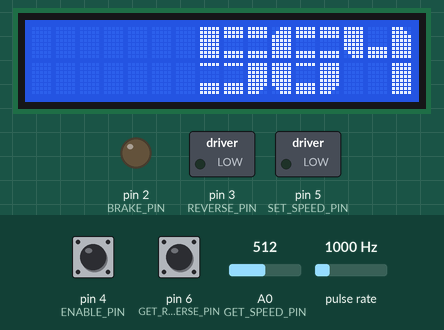
This sketch was run on a simulated Arduino Uno, built with avr-gcc and run on an emulated ATmega328P. Parts: 16×2 character LCD, switched loads named in the sketch (green lamp = pin HIGH), output pins drawn as LEDs (lit = HIGH). Wiring (inferred from the names in the program): pulse sensor: data pin 12. The inputs (shaded band) are chosen by the test bench; at power-on: A0 (GET_SPEED_PIN) = 512, pulse rate 1000 Hz, pin 4 (ENABLE_PIN) HIGH, pin 6 (GET_REVERSE_PIN) HIGH. What the sketch prints to the serial monitor is not drawn.

Above: at 1.3 s.
1.4 s: A0 (GET_SPEED_PIN) set to 563
2.9 s: A0 (GET_SPEED_PIN) set to 586
At 3.71 s:
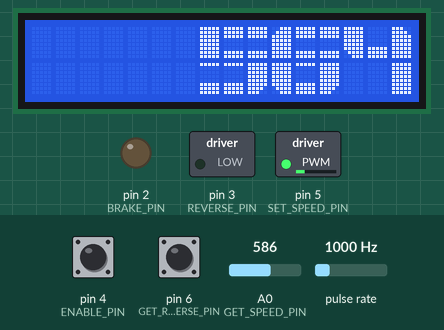
5.3 s: pulse rate (sensor on pin 12) set to 100 Hz
7.2 s: A0 (GET_SPEED_PIN) set to 511
At 7.45 s:
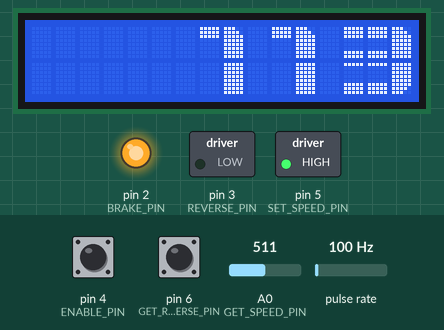
9.5 s: A0 (GET_SPEED_PIN) set to 440
At 10.6 s:
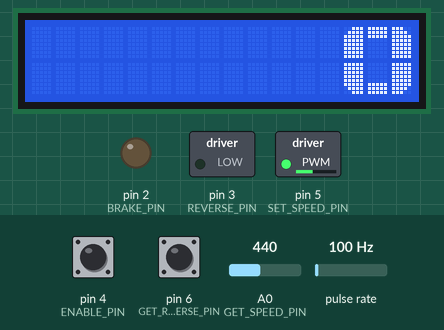
11.8 s: A0 (GET_SPEED_PIN) set to 306
At 12.67 s:
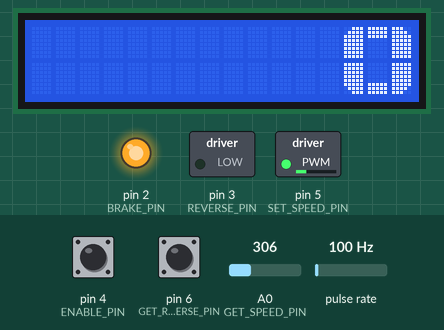
Timing chart, 0 to 14.7 s (numbered marks = the images above; inputs shaded):
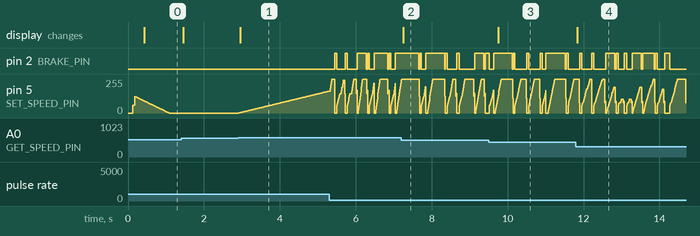

The sketch:

drill.ino
```cpp
#include "Display.h"

/*
  HINT
  "dutyCycle" is pwm duty cycle value 0 - 255 range
  "frequency" is calculated from pulse widthes from optical reader value 0 - maxFrequency range
  "speed" potentiometer value to change dutyCycle value 0 - 1023 range
*/

const int motorStartBias = 15;
const int minFrequency = 450;
const int loadLedBlinkInterval = 300;
const int displayRenderInterval = 600;
const int overloadMaxTries = 4;
const int notRunningMaxCount = 3;
const float gearRatio = 1.77;

unsigned long previousLoadLedBlinkTime = 0;
unsigned long previousDisplayRenderTime = 0;
int previousDerrivativeError = 0;
int previousIntegralError = 0;
int overloadsCount = 0;
int notRunningCount = 0;
int speedDutyCycle;
int prevTachoHighPulse = 0;
int prevTachoLowPulse = 0;
int prevSpeedValue = 0;


float speedAdjust = 0.0;
float detectedMaxFrequency = 1820;

bool isEnable = false;
bool isReversed = false;
bool reverse = false;
bool isOnBrakes = false;
bool isRunning = false;
bool isOverloaded = false;
bool noReservePower = false;

#define GET_SPEED_PIN    A0
#define OVERLOAD_LED_PIN A1
#define BRAKE_PIN        2
#define REVERSE_PIN      3
#define ENABLE_PIN       4
#define SET_SPEED_PIN    5
#define GET_REVERSE_PIN  6
#define TACHO_PIN        12

void setup() {
  Serial.begin(9600);
  pinMode(TACHO_PIN, INPUT);
  pinMode(SET_SPEED_PIN, OUTPUT);
  digitalWrite(SET_SPEED_PIN, LOW);
  pinMode(ENABLE_PIN, INPUT_PULLUP);
  pinMode(BRAKE_PIN, OUTPUT);
  digitalWrite(BRAKE_PIN, LOW);
  pinMode(GET_REVERSE_PIN, INPUT_PULLUP);
  pinMode(REVERSE_PIN, OUTPUT);
  digitalWrite(REVERSE_PIN, LOW);

  displayInit();
}

void overloadLedSetBehavior(int behavior) {
  unsigned long currentMillis = millis();

  /*
    behavior:
      0 = "off"
      1 = "on"
      2 = "blink"
  */

  switch (behavior) {
    case 0:
      digitalWrite(OVERLOAD_LED_PIN, LOW);
    break;

    case 1:
      digitalWrite(OVERLOAD_LED_PIN, HIGH);
    break;

    case 2:
      if (currentMillis - previousLoadLedBlinkTime >= loadLedBlinkInterval) {
        previousLoadLedBlinkTime = millis();

        digitalWrite(OVERLOAD_LED_PIN, HIGH);
      } else {
        digitalWrite(OVERLOAD_LED_PIN, LOW);
      }
    break;
  }
}

void setMotorToReverse(bool reverseSwitch) {
  if (reverseSwitch && !isReversed) {
    digitalWrite(REVERSE_PIN, HIGH);

    isReversed = true;
  }

  if (!reverseSwitch && isReversed) {
    digitalWrite(REVERSE_PIN, LOW);

    isReversed = false;
  }
}

void motorBrakes(bool brakeSwitch, String dbgMsg = "") {
  if (brakeSwitch && !isOnBrakes) {
    speedDutyCycle = 0;

    digitalWrite(BRAKE_PIN, HIGH);
    setSpeed(0);

    isOnBrakes = true;
  }

  if (!brakeSwitch && isOnBrakes) {
    digitalWrite(BRAKE_PIN, LOW);

    isOnBrakes = false;
  }

  if (dbgMsg.length() > 0) {
    // Serial.println("brakes func msg: " + dbgMsg);
  }
}

int calculateFrequencyOnSpindle(float frequency) {
  return ceil(frequency / gearRatio);
}

float calculateFrequency(int period) {
  int frequency;

  frequency = (period == 0) ? 0 : round(1000000.0 / period);

  return frequency;
}

int normalizeSpeedToFrequency(int speed) { //converts range 0 - 1023 to range of 0 - max frequency
  return round(speed * (float) detectedMaxFrequency / 1023);
}

int normalizeDutyCycleToFrequency(int dutyCycle) {
  return round(dutyCycle * (float) detectedMaxFrequency / 255);
}

int normalizeFrequencyToDutyCycle(float frequency) {
  return round(frequency * (255.0 / detectedMaxFrequency));
}

int normalizeSpeedToDutyCycle(int speed) {
  return map(speed, 0, 1023, 0, 255);
}

void setSpeed(int speedValue) {
  analogWrite(SET_SPEED_PIN, speedValue);
}

bool start(int getSpeedValue) {
  int getSpeedValueNormalized;
  int minStartValue = motorStartBias * 3;

  getSpeedValueNormalized = normalizeSpeedToDutyCycle(getSpeedValue);

  Serial.println("start func");

  if (getSpeedValueNormalized < minStartValue) {
    getSpeedValueNormalized = minStartValue;
  }

  if (speedDutyCycle < getSpeedValueNormalized && getSpeedValueNormalized - speedDutyCycle > motorStartBias) {
    if (speedDutyCycle == 0) {
      speedDutyCycle = minStartValue;
    }

    speedDutyCycle = speedDutyCycle + motorStartBias;
    setSpeed(speedDutyCycle);

    return false;
  } else {
    speedDutyCycle = getSpeedValueNormalized;

    setSpeed(speedDutyCycle);

    return true;
  }
}

float pid(int actualPoint, int setPoint, float p, float i, float d, int iterationTime) {
  float error, integral, derrivative, output;

  error = setPoint - actualPoint;
  // Serial.println("er");
  // Serial.println(setPoint);
  // Serial.println(actualPoint);
  // Serial.println(error);
  integral = previousIntegralError + error * iterationTime;
  derrivative = (error - previousDerrivativeError) / iterationTime;
  output = p * error + i * integral + d * derrivative;
  previousDerrivativeError = derrivative;
  previousIntegralError = integral;

  return output;
}

int calculateSpeed(int actualFrequency, int desiredFrequency, int previousDutyCycle, int measurmentInterval) {
  int dutyCycle, dutyCycleAdjustNormalized;
  float frequencyAdjust;

  // frequencyAdjust = pid(actualFrequency, desiredFrequency, 0.18, 0.0005, 0.0005, measurmentInterval);
  frequencyAdjust = pid(actualFrequency, desiredFrequency, 0.18, 0, 0, measurmentInterval);
  dutyCycleAdjustNormalized = normalizeFrequencyToDutyCycle(frequencyAdjust);

  // Serial.println("out");
  // Serial.println(frequencyAdjust);
  // Serial.println(dutyCycleAdjustNormalized);

  dutyCycle = previousDutyCycle + dutyCycleAdjustNormalized;

  if (dutyCycleAdjustNormalized >= 0) {
    dutyCycle = (int) ceil(dutyCycle);
  } else {
    dutyCycle = (int) floor(dutyCycle);
  }

  // Serial.println("sp");
  // Serial.println(dutyCycle);

  dutyCycle = constrain(dutyCycle, 0, 255);

  return dutyCycle;
}

void loop() {
  // Serial.println("START");
  unsigned long currentMillis = millis();
  unsigned int tachoPulseHighDuration, tachoPulseLowDuration;
  int getEnableValue, getReverseValue, getSpeedValue, desiredFrequency, speedCalculationInterval, frequencyOnSpindle;

  float frequency;

  getEnableValue = digitalRead(ENABLE_PIN);
  getReverseValue = digitalRead(GET_REVERSE_PIN);
  getSpeedValue = analogRead(GET_SPEED_PIN);

  tachoPulseHighDuration = pulseIn(TACHO_PIN, HIGH, 6000);
  tachoPulseLowDuration = speedCalculationInterval = pulseIn(TACHO_PIN, LOW, 6000);

  // Serial.println("pulses");
  // Serial.println(tachoPulseHighDuration);
  // Serial.println(tachoPulseLowDuration);

  frequency = calculateFrequency(tachoPulseHighDuration + tachoPulseLowDuration);
  frequencyOnSpindle = calculateFrequencyOnSpindle(frequency);

  if (detectedMaxFrequency < frequency) {
    detectedMaxFrequency = frequency;
  }

  if (getEnableValue == 1) {
    isEnable = true;
  } else {
    isEnable = false;

    if (isOverloaded) {
      isOverloaded = false;
    }

    motorBrakes(true);
  }

  // Serial.print("is overloaded val: ");
  // Serial.println(isOverloaded);

  if (getSpeedValue <= 15) {
    isEnable = false;

    if (isOverloaded) {
      isOverloaded = false;
    }

    motorBrakes(true);
  }

  if (getReverseValue == 0) { //0 is true because of pullup input
    reverse = true;
  } else {
    reverse = false;
  }

  if (frequency == 0) {
    if (notRunningCount == notRunningMaxCount && isRunning) {
      Serial.println("freq 0 setting isRunning false");
      isRunning = false;
      notRunningCount = 0;
    }

    notRunningCount++;
  } else {
    if (notRunningCount > 0) {
      notRunningCount = 0;
    }
  }

  if (tachoPulseHighDuration == 0 && tachoPulseLowDuration == 0) {
    if (!isOverloaded && isRunning) {
      if (overloadsCount >= overloadMaxTries) {
        isOverloaded = true;
        overloadsCount = 0;

        motorBrakes(true, "on overloaded");
      }

      if (isEnable) {
        overloadsCount++;
      }
    }
  } else {
    if (overloadsCount > 1) {
      overloadsCount = 0;
    }
  }

  if (tachoPulseHighDuration == 0) {
    tachoPulseHighDuration = prevTachoHighPulse;
  } else {
    prevTachoHighPulse = tachoPulseHighDuration;
  }

  if (tachoPulseLowDuration == 0) {
    tachoPulseLowDuration = speedCalculationInterval = prevTachoLowPulse;
  } else {
    prevTachoLowPulse = tachoPulseLowDuration;
  }

  if (!isOverloaded) {
    if (isEnable) {
      // Serial.println("enable not overloaded");

      if (!isRunning) {
        motorBrakes(false, "off enable not running");

        if (reverse) {
          setMotorToReverse(true);
        } else {
          setMotorToReverse(false);
        }

        isRunning = start(getSpeedValue);
      } else {
        // Serial.print("is running true");

        if (reverse) {
          if (!isReversed) {
            motorBrakes(true, "on enable running reverse not reversed");
          }
        } else {
          if (isReversed) {
            motorBrakes(true, "on enable running no reverse reversed");
          }
        }

        if (reverse == isReversed) {
          Serial.println("workingLogic");
          desiredFrequency = normalizeSpeedToFrequency(getSpeedValue);

          if (desiredFrequency < minFrequency) {
            desiredFrequency = minFrequency;
          }

          speedDutyCycle = calculateSpeed(frequency, desiredFrequency, speedDutyCycle, speedCalculationInterval);

          setSpeed(speedDutyCycle);
        }
      }
    } else {
      motorBrakes(true, "on not enabled not running");
    }
  } else {
    if (reverse) {
      motorBrakes(false, "off overloaded reverse unblock");
      setSpeed(125);
    }

    if (frequency > 0) {
      isOverloaded = false;
    }
  }

  if (isOverloaded) {
    overloadLedSetBehavior(1);
  } else if (noReservePower) {
    overloadLedSetBehavior(2);
  } else {
    overloadLedSetBehavior(0);
  }

  if (prevSpeedValue != getSpeedValue) {
    prevSpeedValue = getSpeedValue;

    displayRender(frequencyOnSpindle);
  }
}
```

Display.cpp
```cpp
#include "Display.h"
#include <Arduino.h>

#include <stdint.h>
#include <Wire.h>
#include <LiquidCrystal_I2C.h>

LiquidCrystal_I2C lcd(0x3F, 16, 2);

short animationIteration = 1;

void renderNumber(int horizontalPosition, int number) {
  switch (number) {
    case 0:
      lcd.setCursor(horizontalPosition, 0);
      lcd.write(8);
      lcd.write(1);
      lcd.write(2);
      lcd.setCursor(horizontalPosition, 1);
      lcd.write(3);
      lcd.write(4);
      lcd.write(5);
    break;
    case 1:
      lcd.setCursor(horizontalPosition, 0);
      lcd.write(1);
      lcd.write(2);
      lcd.setCursor(horizontalPosition + 1, 1);
      lcd.write(255);
    break;
    case 2:
      lcd.setCursor(horizontalPosition, 0);
      lcd.write(6);
      lcd.write(6);
      lcd.write(2);
      lcd.setCursor(horizontalPosition, 1);
      lcd.write(3);
      lcd.write(7);
      lcd.write(7);
    break;
    case 3:
      lcd.setCursor(horizontalPosition, 0);
      lcd.write(6);
      lcd.write(6);
      lcd.write(2);
      lcd.setCursor(horizontalPosition, 1);
      lcd.write(7);
      lcd.write(7);
      lcd.write(5);
    break;
    case 4:
      lcd.setCursor(horizontalPosition, 0);
      lcd.write(3);
      lcd.write(4);
      lcd.write(2);
      lcd.setCursor(horizontalPosition + 2, 1);
      lcd.write(255);
    break;
    case 5:
      lcd.setCursor(horizontalPosition, 0);
      lcd.write(255);
      lcd.write(6);
      lcd.write(6);
      lcd.setCursor(horizontalPosition, 1);
      lcd.write(7);
      lcd.write(7);
      lcd.write(5);
    break;
    case 6:
      lcd.setCursor(horizontalPosition, 0);
      lcd.write(8);
      lcd.write(6);
      lcd.write(6);
      lcd.setCursor(horizontalPosition, 1);
      lcd.write(3);
      lcd.write(7);
      lcd.write(5);
    break;
    case 7:
      lcd.setCursor(horizontalPosition, 0);
      lcd.write(1);
      lcd.write(1);
      lcd.write(2);
      lcd.setCursor(horizontalPosition + 1, 1);
      lcd.write(8);
    break;
    case 8:
      lcd.setCursor(horizontalPosition, 0);
      lcd.write(8);
      lcd.write(6);
      lcd.write(2);
      lcd.setCursor(horizontalPosition, 1);
      lcd.write(3);
      lcd.write(7);
      lcd.write(5);
    break;
    case 9:
      lcd.setCursor(horizontalPosition, 0);
      lcd.write(8);
      lcd.write(6);
      lcd.write(2);
      lcd.setCursor(horizontalPosition + 2, 1);
      lcd.write(255);
    break;
  }
}

void setAnimation() {
  switch (animationIteration) {
    case 1:
      lcd.setCursor(0, 0);
      lcd.write(29);
      lcd.setCursor(0, 1);
      lcd.write(29);
    break;
    case 2:
      lcd.setCursor(0, 0);
      lcd.write(29);
      lcd.setCursor(0, 1);
      lcd.write(29);
      lcd.setCursor(1, 0);
      lcd.write(29);
      lcd.setCursor(1, 1);
      lcd.write(29);
    break;
    case 3:
      lcd.setCursor(0, 0);
      lcd.write(29);
      lcd.setCursor(0, 1);
      lcd.write(29);
      lcd.setCursor(1, 0);
      lcd.write(29);
      lcd.setCursor(1, 1);
      lcd.write(29);
      lcd.setCursor(2, 0);
      lcd.write(29);
      lcd.setCursor(2, 1);
      lcd.write(29);
    break;
    case 4:
      lcd.setCursor(1, 0);
      lcd.write(29);
      lcd.setCursor(1, 1);
      lcd.write(29);
      lcd.setCursor(2, 0);
      lcd.write(29);
      lcd.setCursor(2, 1);
      lcd.write(29);
    break;
    case 5:
      lcd.setCursor(2, 0);
      lcd.write(29);
      lcd.setCursor(2, 1);
      lcd.write(29);
    break;
    case 6:
      lcd.setCursor(2, 0);
      lcd.write(28);
      lcd.setCursor(2, 1);
      lcd.write(28);
    break;
    case 7:
      lcd.setCursor(2, 0);
      lcd.write(28);
      lcd.setCursor(2, 1);
      lcd.write(28);
      lcd.setCursor(1, 0);
      lcd.write(28);
      lcd.setCursor(1, 1);
      lcd.write(28);
    break;
    case 8:
      lcd.setCursor(2, 0);
      lcd.write(28);
      lcd.setCursor(2, 1);
      lcd.write(28);
      lcd.setCursor(1, 0);
      lcd.write(28);
      lcd.setCursor(1, 1);
      lcd.write(28);
      lcd.setCursor(0, 0);
      lcd.write(28);
      lcd.setCursor(0, 1);
      lcd.write(28);
    break;
    case 9:
      lcd.setCursor(1, 0);
      lcd.write(28);
      lcd.setCursor(1, 1);
      lcd.write(28);
      lcd.setCursor(0, 0);
      lcd.write(28);
      lcd.setCursor(0, 1);
      lcd.write(28);
    break;
    case 10:
      lcd.setCursor(0, 0);
      lcd.write(28);
      lcd.setCursor(0, 1);
      lcd.write(28);
      animationIteration = -1;
    break;
  }

  animationIteration++;
}

void setNumber(int number) {
  int startCursorPosition = 13;
  int horizontalPosition, verticalPosition;
  int length, lastDigit, symbolIndex = 1;

  if ((float) number / 10 < 1) {
    length = 1;
  } else if ((float) number / 100 < 1) {
    length = 2;
  } else if ((float) number / 1000 < 1) {
    length = 3;
  } else {
    length = 4;
  }

  for (int i = 0; i < length; i++) {
    lastDigit = number % 10;
    number = int((float)number / 10);

    renderNumber(startCursorPosition, lastDigit);

    startCursorPosition = startCursorPosition - 3;
  }
}

void displayRender(int number) {
  lcd.clear();
  setAnimation();
  setNumber(number);
}

void displayInit() {
  byte LT[8] = {B00111, B01111, B11111, B11111, B11111, B11111, B11111, B11111};
  byte UB[8] = {B11111, B11111, B11111, B00000, B00000, B00000, B00000, B00000};
  byte RT[8] = {B11100, B11110, B11111, B11111, B11111, B11111, B11111, B11111};
  byte LL[8] = {B11111, B11111, B11111, B11111, B11111, B11111, B01111, B00111};
  byte LB[8] = {B00000, B00000, B00000, B00000, B00000, B11111, B11111, B11111};
  byte LR[8] = {B11111, B11111, B11111, B11111, B11111, B11111, B11110, B11100};
  byte UMB[8] = {B11111, B11111, B11111, B00000, B00000, B00000, B11111, B11111};
  byte LMB[8] = {B11111, B00000, B00000, B00000, B00000, B11111, B11111, B11111};

  lcd.init();
  lcd.backlight();
  lcd.clear();

  lcd.createChar(8,LT); //addresses 0-7 for custom symbols 8-15 duplicate them
  lcd.createChar(1,UB);
  lcd.createChar(2,RT);
  lcd.createChar(3,LL);
  lcd.createChar(4,LB);
  lcd.createChar(5,LR);
  lcd.createChar(6,UMB);
  lcd.createChar(7,LMB);
}
```

Display.h
```cpp
#ifndef DISPLAY_H
#define DISPLAY_H

void displayRender(int number);
void setNumber(int number);
void setAnimation();
void displayInit();

#endif
```

Measured:
- the behaviour switches between 571 and 572 on A0 (GET_SPEED_PIN) (found by bisection; images 0 and 1)
- after the input at 2.9 s, pin 5 (SET_SPEED_PIN): moves from 0/255 to 164/255 over 2.4 s, starting at once
- after the input at 7.2 s, the display: changes after 0.05 s (image 2)
- after the input at 9.5 s, the display: changes after 0.26 s (image 3)
- by itself, pin 5 (SET_SPEED_PIN): rises from 0/255 to 125/255 in 0.05 s, then falls to 0/255 in 0.91 s
